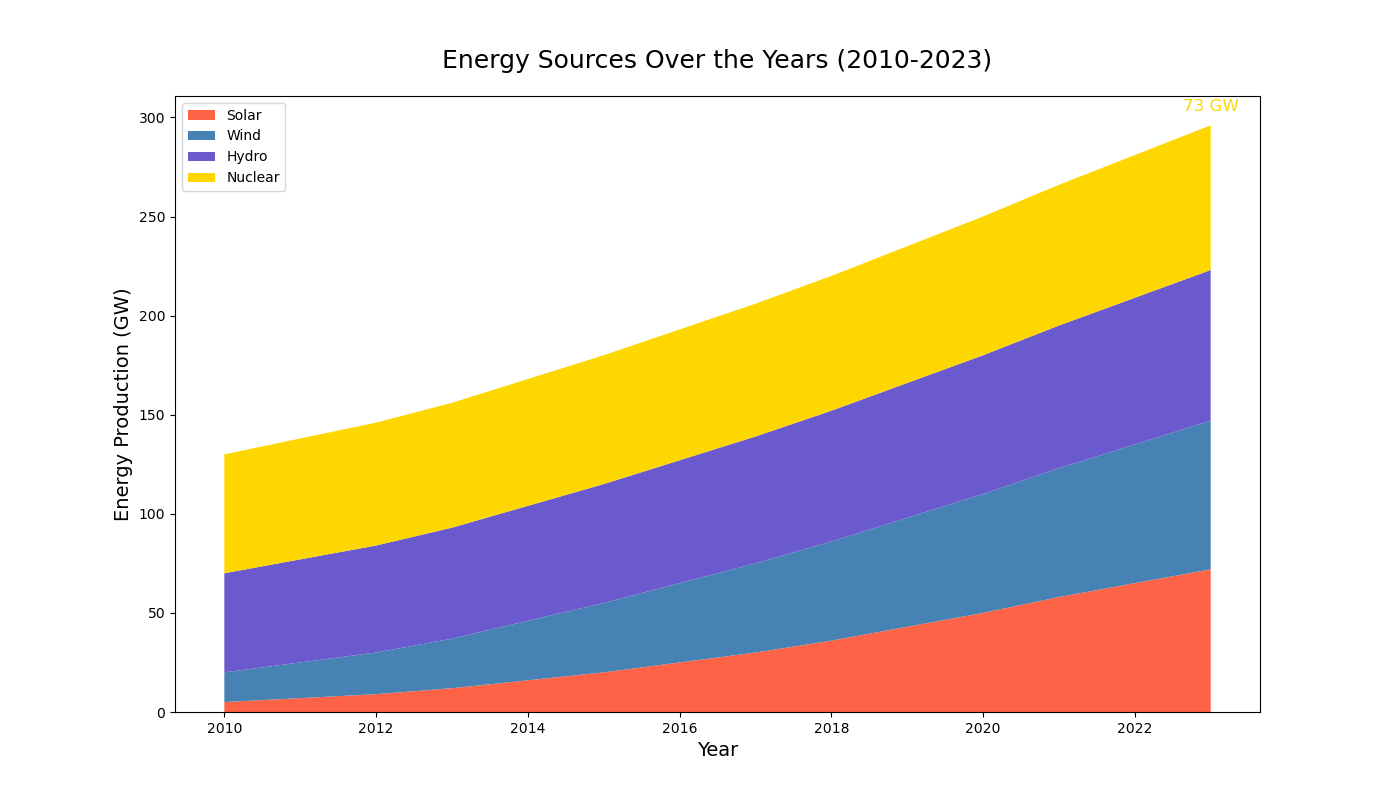

The Python source for this figure:

import matplotlib.pyplot as plt

# Data for each year
years = list(range(2010, 2024))
solar = [5, 7, 9, 12, 16, 20, 25, 30, 36, 43, 50, 58, 65, 72]
wind = [15, 18, 21, 25, 30, 35, 40, 45, 50, 55, 60, 65, 70, 75]
hydro = [50, 52, 54, 56, 58, 60, 62, 64, 66, 68, 70, 72, 74, 76]
nuclear = [60, 61, 62, 63, 64, 65, 66, 67, 68, 69, 70, 71, 72, 73]

plt.figure(figsize=(14, 8))
plt.stackplot(years, solar, wind, hydro, nuclear, colors=['#FF6347', '#4682B4', '#6A5ACD', '#FFD700'])

plt.title('Energy Sources Over the Years (2010-2023)', fontsize=18, pad=20)
plt.xlabel('Year', fontsize=14)
plt.ylabel('Energy Production (GW)', fontsize=14)

plt.legend(['Solar', 'Wind', 'Hydro', 'Nuclear'], loc='upper left')

plt.annotate(f'{nuclear[-1]} GW', 
             (years[-1], sum([solar[-1], wind[-1], hydro[-1], nuclear[-1]])), 
             textcoords="offset points", 
             xytext=(0, 10), 
             ha='center', 
             fontsize=12, 
             color='#FFD700')

plt.show()
